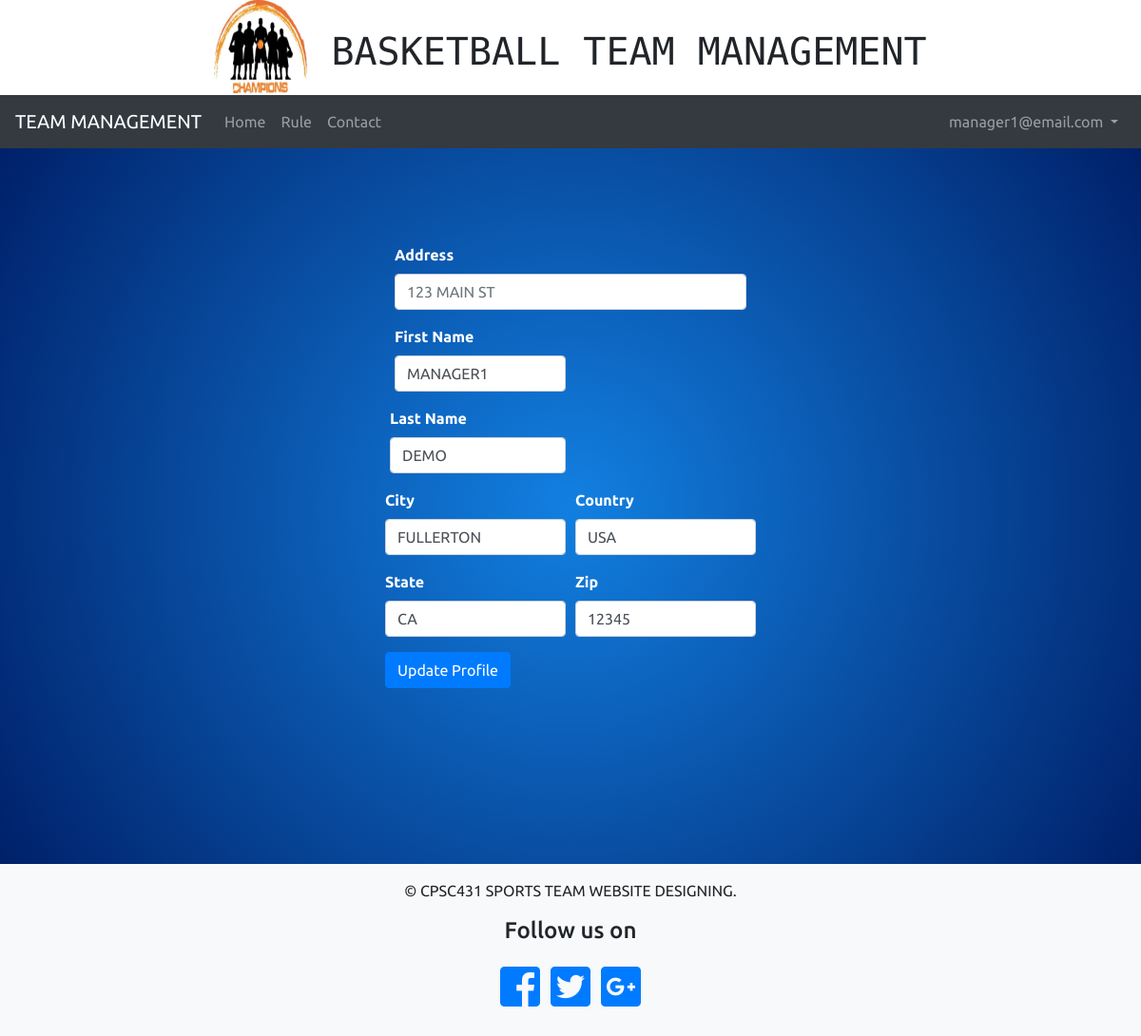
Screenshot of /check_profileEmpty.php (signed in) with the database file from the repository.
### tables this page shows
CREATE TABLE PROFILE
(
  PROFILE_ID INT(10) UNSIGNED NOT NULL AUTO_INCREMENT PRIMARY KEY,
  PUSER_ID INT(10) UNSIGNED NOT NULL,
  FIRST_NAME VARCHAR(100),
  LAST_NAME VARCHAR(150),
  COUNTRY VARCHAR(250),
  ZIPCODE VARCHAR(100),
  CITY VARCHAR(100),
  STREET VARCHAR(100),
  STATE CHAR(10),

  CONSTRAINT FOREIGN KEY (PUSER_ID) REFERENCES USERS(USER_ID),
  CHECK (ZIPCODE  REGEXP '(?!0{5})(?!9{5})\\d{5}(-(?!0{4})(?!9{4})\\d{4})?'),
  INDEX (LAST_NAME ),
  UNIQUE (FIRST_NAME , LAST_NAME )
);

### edit-profile.php (the view, shortened to what this page needs)
<?php
  require "header.php";
  require 'Address.php';
     $user_id = $_SESSION['id'];
     $link = mysqli_connect(DB_SERVER, DB_USERNAME, DB_PASSWORD, DB_NAME);
     $sql = "SELECT
              PROFILE.PROFILE_ID,
               PROFILE.FIRST_NAME,
               PROFILE.LAST_NAME,
               PROFILE.STREET,
               PROFILE.CITY,
               PROFILE.STATE,
               PROFILE.COUNTRY,
               PROFILE.ZIPCODE
              FROM PROFILE
              WHERE PROFILE.PUSER_ID=?
               ";
               $stmt=$link->prepare($sql);
               $stmt->bind_param("s",$user_id);
              if ($stmt->execute()){
                $stmt->store_result();
                $stmt->bind_result(
          $profile_id,
          $firstname,
          $lastname,
          $street ,
          $city,
          $state,
          $country,
          $zip);
}
?>
  <!DOCTYPE html>
  <html>
  <head>
    <link rel="stylesheet" href="https://maxcdn.bootstrapcdn.com/bootstrap/4.0.0/css/bootstrap.min.css">
    <link rel="stylesheet" href="css/editProfile.css">
    <link rel="stylesheet" href="https://use.fontawesome.com/releases/v5.0.10/css/all.css">
  </head>
  <body>
    <nav class="navbar navbar-expand-lg navbar-dark bg-dark">
      <a class="navbar-brand" href="#top">TEAM MANAGEMENT</a>
      <div class="collapse navbar-collapse" id="navbarNavDropdown">
        <ul class="navbar-nav mr-auto mt-2 mt-lg-0">
            <li class="nav-item">
              <a class="nav-link" href="home.php">Home</a>
            </li>
          <li class="nav-item">
            <a class="nav-link" href="rules.php">Rule</a>
          </li>
          <li class="nav-item">
            <a class="nav-link" href="contact.php">Contact</a>
          </li>
        </ul>
        <ul class="navbar-nav my-2 my-lg-0">
          <li class="nav-item dropdown">
            <a class="nav-link dropdown-toggle" href="#" id="navbarDropdownMenuLink" data-toggle="dropdown" aria-haspopup="true" aria-expanded="true">
              <?php echo $_SESSION['email']; ?>
            </a>
          </li>
        </ul>
      </div>
    </nav>
<section>
  <div class="container">
    <form action="edit_infor_byuser.php" method="post">
<div class="form-group">
  <label for="inputAddress">Address</label>
  <input type="text"  value="<?php $street ?>" name="street"class="form-control" id="inputAddress" placeholder="<?php echo "$street"; ?>">
</div>
<div class="form-row">
  <div class="form-group col-md-6">
    <label for="inputCity">First Name</label>
    <input type="text" class="form-control" value="<?php echo "$firstname" ?>" name="firstname" id="inputCity">
  </div>
  <div class="form-row">
    <div class="form-group col-md-6">
      <label for="inputCity">Last Name</label>
      <input type="text" class="form-control" value="<?php echo "$lastname" ?>" name="lastname" id="inputCity">
    </div>
<div class="form-row">
  <div class="form-group col-md-6">
    <label for="inputCity">City</label>
    <input type="text" class="form-control" value="<?php echo "$city" ?>" name="city" id="inputCity">
  </div>
  <div class="form-group col-md-6">
    <label for="inputState">Country</label>
    <input value="<?php echo "$country" ?>" name="country" id="inputState" class="form-control">
  </div>
  <div class="form-group col-md-6">
    <label for="inputState">State</label>
    <input value="<?php echo "$state" ?>" name="state" id="inputState" class="form-control">
  </div>
  <div class="form-group col-md-6">
    <label for="inputZip">Zip</label>
    <input value="<?php echo "$zip" ?>" name="zip" id="inputState" class="form-control">  </div>
</div>
<button type="submit" class="btn btn-primary">Update Profile</button>
</form>
</div>
</section>
  </body>
  <?php
  require "footer.php";
  ?>

### css/editProfile.css (style rules this page uses)
body { position: relative; font-family: 'Ubuntu', sans-serif; }
.container { position: relative; display: flex; flex-direction: column; align-items: center; width: 400px; bottom: 0; padding-top: 100px; padding-bottom: 180px; }
label { font-weight: 700 }
section { background-image: radial-gradient(circle, #1280e1 0%, #002069 100%); padding-bottom: 5px; color: white; }

### rows the page displays
profile: street "123 MAIN ST", firstname "MANAGER1", lastname "DEMO", city "FULLERTON", country "USA", state "CA", zip "12345"

### other values shown
$_SESSION['email'] "manager1@email.com"
